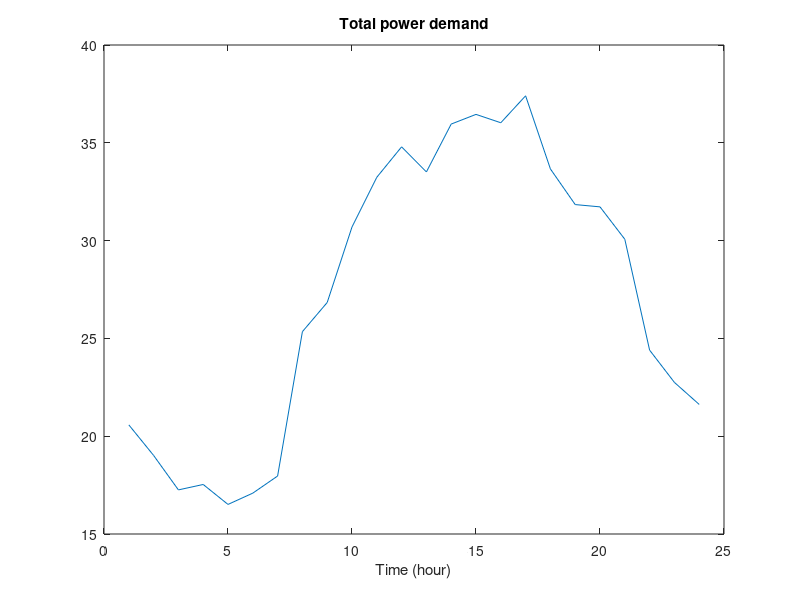

Recreate this plot in MATLAB. (Note: this script raises an error after producing the figure.)
clear all; 
close all;
plants_name_dir = dir('Supplier/');
plants_name_list = {};
for i=3:size(plants_name_dir, 1)
    plants_name_list = [plants_name_list; strcat('Supplier/', plants_name_dir(i).name)];
end
plants_data_base = [];
plant_num = size(plants_name_list, 1);

for i=1:plant_num
    M = sum(csvread(plants_name_list{i}, 1, 2), 2);
    R = zeros(24, 1);
    for t=0:23
        s = t*3+1;
        e = t*3+3;
        R(t+1) = sum(M(s:e, 1)) / 3;
    end
    plants_data_base = [plants_data_base R];
end

buy_num = 1;
total_power = [823.2 760.69 690.2 701.28 660.49 683.57 718.55 1013.8 1073.45 1227.85 1329.51 1391.72 1340.42 1438.32 1458.11 1441 1496.1 1346.59 1273.67 1269 1202.78 976.03 910.04 864.97];
total_power_dem = total_power' * 25 / 1000;
figure();
h = plot(total_power_dem);
title('Total power demand');
xlabel('Time (hour)');


% Random price here
quoted_price = rand(1, plant_num)*8.8+ 1.2;
%buy_price = rand(1, buy_num) * 8.8 + 2.4;
%quoted_price = ones(1, plant_num);
buy_price = 3;
% CHANWEI ADD
% Using RL method 
% Discretize the action space => quoted_price
quoted_price_upperbound = 9;
quoted_price_lowerbound = 2;
edges = quoted_price_lowerbound:0.1:quoted_price_upperbound;
action_num = size(edges,1) - 1;
quoted_price_discrete = discretize(quoted_price, edges);

% Discretize the state space => demand 
demand_upperbound = 40;
demand_lowerbound = 15;
edges = demand_lowerbound:0.1:demand_upperbound;
state_num = size(edges,1) - 1;
demand_state = discretize(total_power_dem, edges);

% Maintain a Q-factor for R-SMART learning
Q_factor = zeros(state_num, action_num);
learning_rate = 0.01;
eta = 0.99;


% CHANWEI END

%figure();
%bar([buy_price quoted_price]);
%{
figure();
for i=1:plant_num
    plot(plants_data_base(:, i));
    hold on
end
legend(plants_name_list);
hold off;
%}
fval_log = [];
eve_x_log = [];

f = [-1 * buy_price quoted_price];
%f = [buy_price -1*quoted_price]';
A = eye(plant_num+buy_num);
Aeq = [ones(1 ,buy_num) -1*ones(1, plant_num)];
beq = 0;
for compute_time = 6:18
    b = [total_power_dem(compute_time, :) plants_data_base(compute_time, :)];
    
%     disp(f);
%     disp(A);
%     disp(b);
%     disp(Aeq);
%     disp(beq);
    

    [x, fval, exitflag, output] = linprog(f, A, b, Aeq, beq, zeros(1, plant_num + buy_num), 1000 * ones(1, plant_num + buy_num));
    fval_log = [fval_log -fval];
    meanPrice = mean(x(2:plant_num + buy_num ));
    eve_x_log = [eve_x_log meanPrice];
    fig_drawer(plants_data_base(compute_time, :), quoted_price, x(1), compute_time);
end
figure();
plot(fval_log);
figure();
plot(eve_x_log);

%{
TR = rand(1, 72)*0.2 + 0.9;
tai_power = (sum_M + 500) .* TR;
figure();
plot(tai_power);
%}